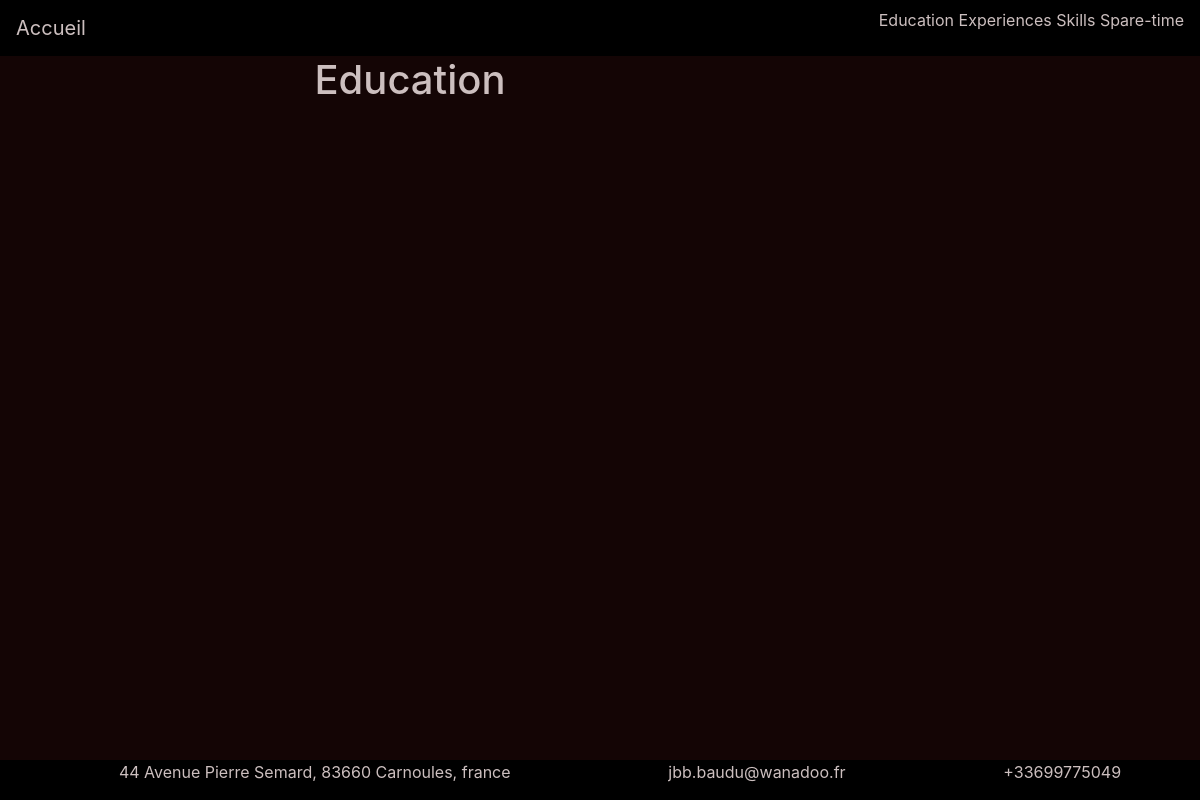
The app's page /educ/, older data.
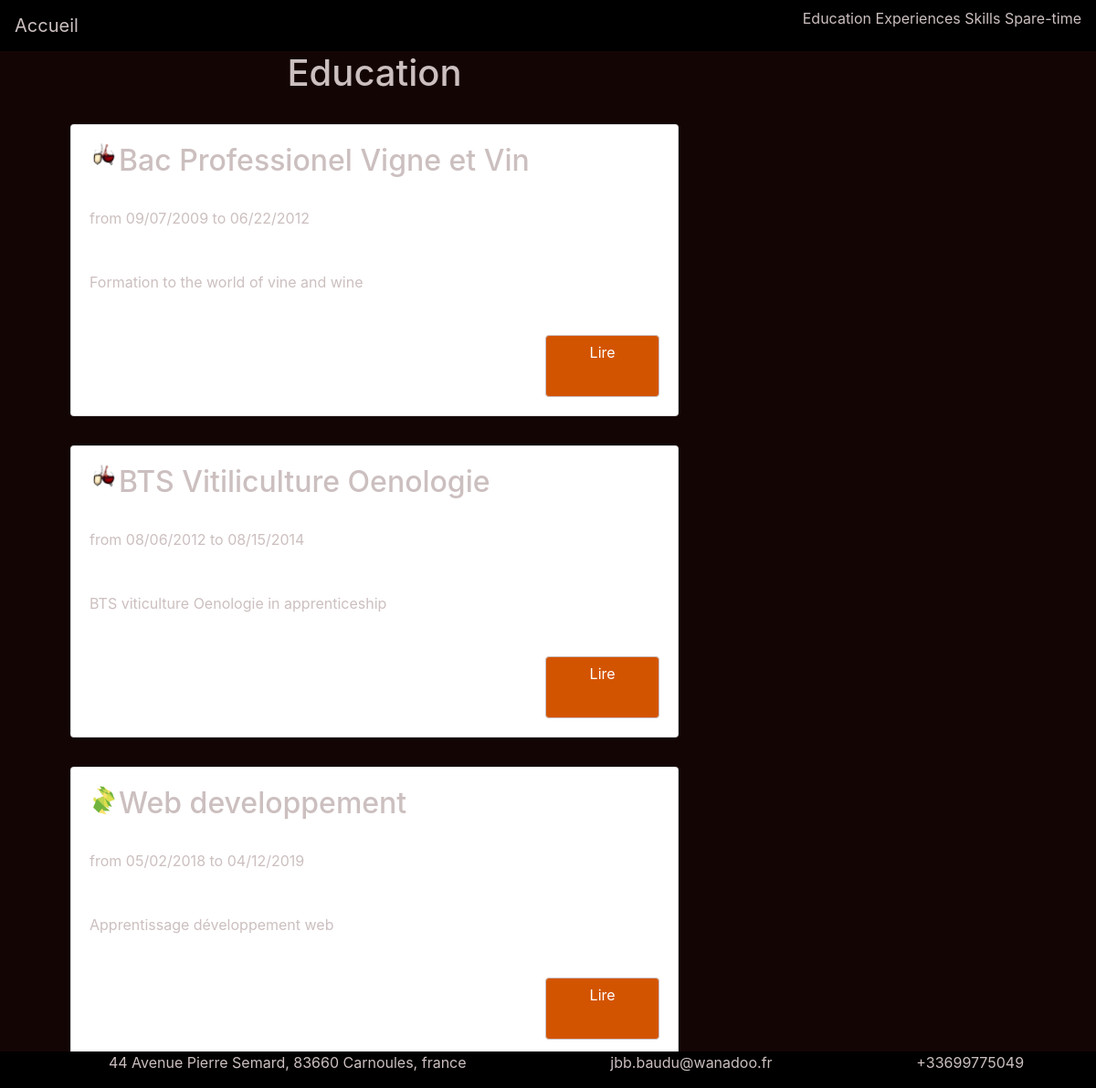
The same page, newer data.
### cv/models.py (models this page shows, shortened)
class Category(models.Model):
    label = models.CharField(max_length=60)
    slug = models.SlugField(max_length=60)
    cover = models.ImageField(upload_to="articles")
    class Meta :
        verbose_name_plural = "Categories"

class User(models.Model):
    name = models.CharField(max_length=50)
    firstName = models.CharField(max_length=50)
    address = models.CharField(max_length=50)
    mail = models.EmailField(max_length=50)
    phone = PhoneNumberField(max_length=20)

class Education(models.Model):
    title = models.CharField(max_length=100)
    slug = models.SlugField(max_length=100)
    address = models.TextField(max_length=100)
    short_desc = models.TextField(null=True, blank=True, max_length=100)
    content = models.TextField(null=True, blank=True, max_length=3000)
    start_the = models.DateField(null=True, blank=True, auto_now_add=False, verbose_name="Date de debut")
    end_the = models.DateField(null=True, blank=True, auto_now=False, verbose_name="Date de fin")
    cover = models.ImageField(null=True, blank=True, upload_to="articles")
    category = models.ForeignKey(Category, on_delete=models.CASCADE, null=False)

### cv/views.py (the view)
# urls.py: url(r'^educ/$', EducationView.as_view(), name='education'),
class EducationView(ListView):
    model = Education
    template_name= 'cv/education.html'
    def get_context_data(self, **kwargs):
        context = ListView.get_context_data(self, **kwargs)
        context["users"] = User.objects.all()
        context["categories"] = Category.objects.filter(label='Education')
        return context

### cv/templates/cv/education.html
{%extends "cv/base.html"%}
{% load static %}
{% block css %}
<link rel="stylesheet" href="{% static 'css/category.css' %}">
{%endblock%}
{%block content%}
<div class="container">
    <div class="row">
        <div class="col-8">
            {%for category in categories%}
            <h1>{{category.label}}</h1>
            {%endfor%}
            {% for education in object_list %}
            <div class="card main">
                <div class="card-body xp">
                    <img class="img" src={{education.cover.url}} alt="image">
                    <h2> {{education.title}} </h2>
                    <p class="presentation">from {{education.start_the | date:"SHORT_DATE_FORMAT"}} to
                        {{education.end_the | date:"SHORT_DATE_FORMAT"}}</p>
                    <p class="card-text">{{education.short_desc}}</p>
                    <a href="{% url 'education-detail' education.slug %}" class="btn btn-primary" role="button">Lire</a>
                </div>
            </div>
            {% endfor %}
        </div>
        {%endblock%}

### cv/templates/cv/footer.html (shortened to what this page needs)
{% load static %}
<footer class="fixed-bottom">
    <ul>
        {%for user in users %}
        <li>{{user.address}}</li>
        <li>{{user.mail}}</li>
        <li>{{user.phone}}</li>
        {% endfor %}
    </ul>
</footer>

Row changes from the older to the newer data that the page shows:
added Education: cover (picture), title "Bac Professionel Vigne et Vin", start_the "09/07/2009", end_the "06/22/2012", short_desc "Formation to the world of vine and wine"
added Education: cover (picture), title "BTS Vitiliculture Oenologie", start_the "08/06/2012", end_the "08/15/2014", short_desc "BTS viticulture Oenologie in apprenticeship"
added Education: cover (picture), title "Web developpement", start_the "05/02/2018", end_the "04/12/2019", short_desc "Apprentissage développement web"
